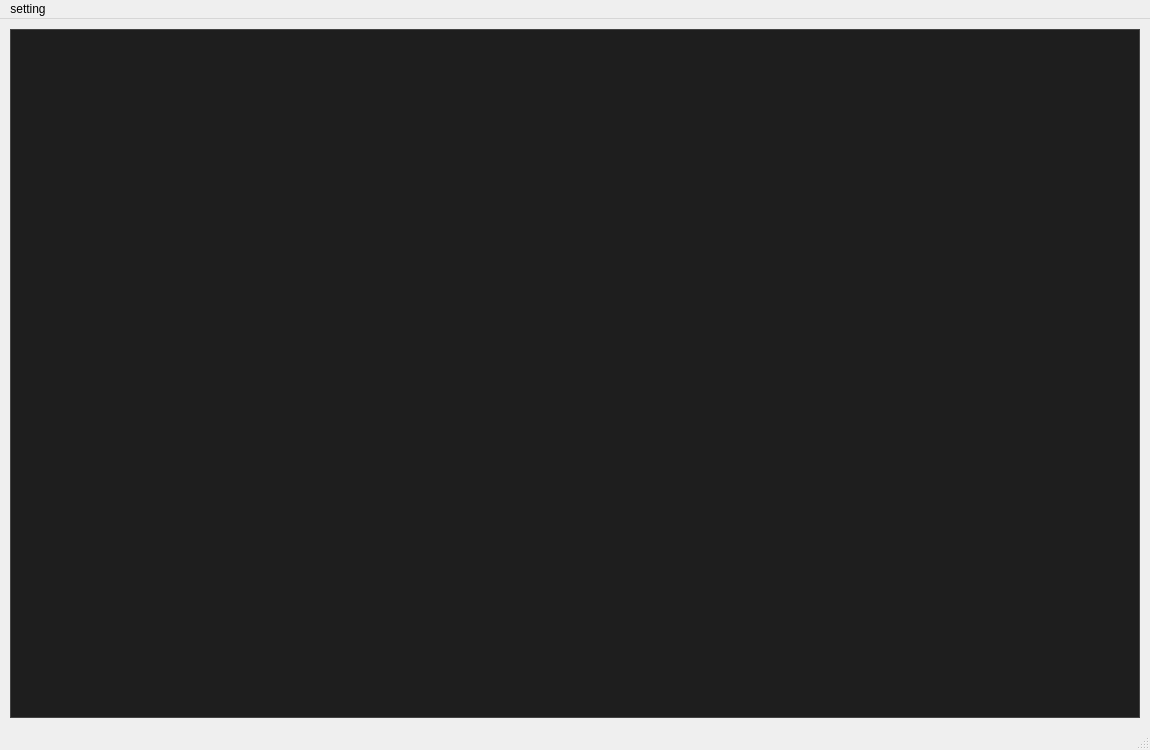
<?xml version="1.0" encoding="UTF-8"?>
<ui version="4.0">
 <class>PrintShopApp</class>
 <widget class="QMainWindow" name="PrintShopApp">
  <property name="geometry">
   <rect>
    <x>0</x>
    <y>0</y>
    <width>1150</width>
    <height>750</height>
   </rect>
  </property>
  <property name="windowTitle">
   <string>PrintShop Integrated Manager (HTTPS)</string>
  </property>
  <widget class="QWidget" name="centralwidget">
   <layout class="QVBoxLayout" name="verticalLayout">
    <property name="leftMargin">
     <number>10</number>
    </property>
    <property name="topMargin">
     <number>10</number>
    </property>
    <property name="rightMargin">
     <number>10</number>
    </property>
    <property name="bottomMargin">
     <number>10</number>
    </property>
    <item>
     <widget class="QTabWidget" name="main_tabs">
      <property name="styleSheet">
       <string notr="true">
        QTabWidget::pane {
            border: 1px solid #444444;
            background-color: #1e1e1e;
        }
        QTabBar::tab {
            background-color: #2d2d2d;
            color: #888888;
            padding: 8px 16px;
            margin-right: 2px;
            border-top-left-radius: 4px;
            border-top-right-radius: 4px;
            border: 1px solid #3f3f3f;
        }
        QTabBar::tab:selected {
            background-color: #007acc;
            color: #ffffff;
            font-weight: bold;
            border-color: #007acc;
        }
        QTabBar::tab:hover:not(:selected) {
            background-color: #3d3d3d;
            color: #cccccc;
        }
       </string>
      </property>
      <property name="currentIndex">
       <number>-1</number>
      </property>
     </widget>
    </item>
   </layout>
  </widget>
  <widget class="QMenuBar" name="menubar">
   <property name="geometry">
    <rect>
     <x>0</x>
     <y>0</y>
     <width>1150</width>
     <height>33</height>
    </rect>
   </property>
   <widget class="QMenu" name="menusetting">
    <property name="title">
     <string>setting</string>
    </property>
   </widget>
   <addaction name="menusetting"/>
  </widget>
  <widget class="QStatusBar" name="statusbar"/>
 </widget>
 <resources/>
 <connections/>
</ui>
